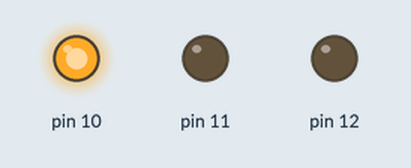
The sketch below on a simulated Arduino Uno, built with avr-gcc and run on an emulated ATmega328P. Shown: output pins drawn as LEDs (lit = HIGH).

Above: at 0.2 s.
At 1.2 s:
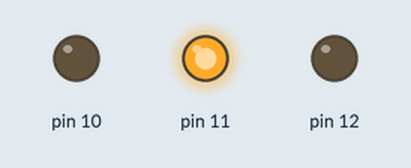
At 2.2 s:
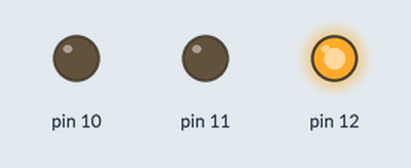
At 5.7 s:
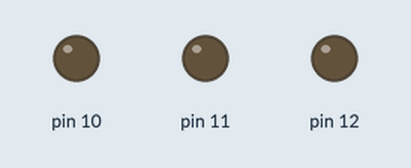
Timing chart, 0 to 6.9 s (numbered marks = the images above):
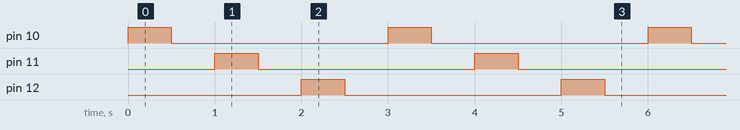

Measured:
- by itself, pin 10–12: alternates HIGH for 0.50 s and LOW for 2.5 s
- by itself, everything shown: repeats every 3.0 s, in 6 steps

The sketch:

01_LED_03.ino
```cpp
/* ctrl + n : 아두이노 새 스케치 열기

새로운 스케치를 열면 새로운 창이 열림

아두이노 IDE에서는 탭 방식이 아닌 여러 창을 사용하는 방식이기 떄문

스케치 = 하나의 폴더
폴더 = 하나의 독립 프로젝트
그렇기 떄문에 프로젝트마다 별도의 창이 생기고 사용하는 것
---

폴더 = 하나의 독립 프로젝트
그래서 .ino 파일은 새로운 폴더 안에 생김

아두인노는 폴더 이름과 동일한 .ino 파일을 "메인 파일"로 간주
같은 폴더 안의 .ino 파일은 하나의 코드처럼 합쳐서 컴파일

즉 하나의 스케치 폴더 안에는 .ino 파일이 여러개 있으면 하나의 큰 코드로 인식
하나의 스케치 폴더 안에는 setup(), loop()가 단 하나씩만 존재해야함.
*/

int RED_LED = 10;
int GREEN_LED = 11;
int BLUE_LED = 12;

void setup() {
  pinMode(10, OUTPUT);
  pinMode(11, OUTPUT);
  pinMode(12, OUTPUT);
}

void loop() {
  digitalWrite(10, HIGH);
  delay(500);
  digitalWrite(10, LOW);
  delay(500);
  digitalWrite(11, HIGH);
  delay(500);
  digitalWrite(11, LOW);
  delay(500);
  digitalWrite(12, HIGH);
  delay(500);
  digitalWrite(12, LOW);
  delay(500);
}
```
